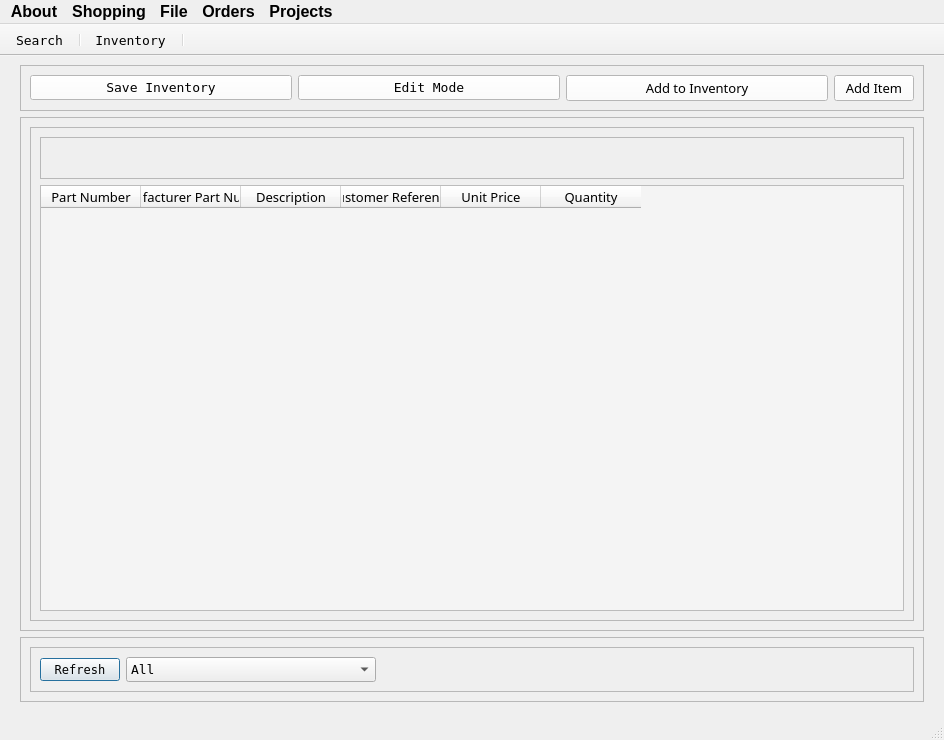
<?xml version="1.0" encoding="UTF-8"?>
<ui version="4.0">
 <class>MainWindow</class>
 <widget class="QMainWindow" name="MainWindow">
  <property name="geometry">
   <rect>
    <x>0</x>
    <y>0</y>
    <width>944</width>
    <height>740</height>
   </rect>
  </property>
  <property name="minimumSize">
   <size>
    <width>0</width>
    <height>0</height>
   </size>
  </property>
  <property name="maximumSize">
   <size>
    <width>16777215</width>
    <height>16777215</height>
   </size>
  </property>
  <property name="font">
   <font>
    <family>Nirmala UI Semilight</family>
    <pointsize>10</pointsize>
   </font>
  </property>
  <property name="windowTitle">
   <string>Electronics Inventory Program - EIP</string>
  </property>
  <property name="windowIcon">
   <iconset>
    <normaloff>../Icons/circuit.png</normaloff>../Icons/circuit.png</iconset>
  </property>
  <property name="styleSheet">
   <string notr="true"/>
  </property>
  <property name="animated">
   <bool>true</bool>
  </property>
  <widget class="QWidget" name="centralwidget">
   <property name="styleSheet">
    <string notr="true"/>
   </property>
   <layout class="QVBoxLayout" name="verticalLayout_3">
    <property name="leftMargin">
     <number>20</number>
    </property>
    <property name="topMargin">
     <number>9</number>
    </property>
    <property name="rightMargin">
     <number>20</number>
    </property>
    <property name="bottomMargin">
     <number>15</number>
    </property>
    <item>
     <widget class="QFrame" name="frame_3">
      <property name="autoFillBackground">
       <bool>false</bool>
      </property>
      <property name="styleSheet">
       <string notr="true"/>
      </property>
      <property name="frameShape">
       <enum>QFrame::StyledPanel</enum>
      </property>
      <property name="frameShadow">
       <enum>QFrame::Raised</enum>
      </property>
      <layout class="QGridLayout" name="gridLayout">
       <item row="0" column="2">
        <widget class="QPushButton" name="btn_add_to_inventory">
         <property name="cursor">
          <cursorShape>PointingHandCursor</cursorShape>
         </property>
         <property name="styleSheet">
          <string notr="true">font: 8pt &quot;Terminal&quot;;
background-color: rgb(255, 255, 255);</string>
         </property>
         <property name="text">
          <string>Add to Inventory</string>
         </property>
         <property name="icon">
          <iconset>
           <normaloff>../Icons/document--plus.png</normaloff>../Icons/document--plus.png</iconset>
         </property>
        </widget>
       </item>
       <item row="0" column="3">
        <widget class="QPushButton" name="btn_add_item_manually">
         <property name="sizePolicy">
          <sizepolicy hsizetype="Fixed" vsizetype="Fixed">
           <horstretch>0</horstretch>
           <verstretch>0</verstretch>
          </sizepolicy>
         </property>
         <property name="cursor">
          <cursorShape>PointingHandCursor</cursorShape>
         </property>
         <property name="styleSheet">
          <string notr="true">font: 8pt &quot;Terminal&quot;;
background-color: rgb(255, 255, 255);</string>
         </property>
         <property name="text">
          <string>Add Item</string>
         </property>
         <property name="icon">
          <iconset>
           <normaloff>../Icons/plus.png</normaloff>../Icons/plus.png</iconset>
         </property>
        </widget>
       </item>
       <item row="0" column="0">
        <widget class="QPushButton" name="btn_save_list">
         <property name="font">
          <font>
           <family>Terminal</family>
          </font>
         </property>
         <property name="cursor">
          <cursorShape>PointingHandCursor</cursorShape>
         </property>
         <property name="styleSheet">
          <string notr="true">background-color: rgb(255, 255, 255);</string>
         </property>
         <property name="text">
          <string>Save Inventory</string>
         </property>
         <property name="icon">
          <iconset>
           <normaloff>../Icons/disk.png</normaloff>../Icons/disk.png</iconset>
         </property>
        </widget>
       </item>
       <item row="0" column="1">
        <widget class="QPushButton" name="btn_edit_mode">
         <property name="font">
          <font>
           <family>Terminal</family>
          </font>
         </property>
         <property name="cursor">
          <cursorShape>PointingHandCursor</cursorShape>
         </property>
         <property name="styleSheet">
          <string notr="true">background-color: rgb(255, 255, 255);</string>
         </property>
         <property name="text">
          <string>Edit Mode</string>
         </property>
         <property name="icon">
          <iconset>
           <normaloff>../Icons/edit.png</normaloff>../Icons/edit.png</iconset>
         </property>
        </widget>
       </item>
      </layout>
     </widget>
    </item>
    <item>
     <widget class="QFrame" name="frame_4">
      <property name="frameShape">
       <enum>QFrame::StyledPanel</enum>
      </property>
      <property name="frameShadow">
       <enum>QFrame::Raised</enum>
      </property>
      <layout class="QVBoxLayout" name="verticalLayout">
       <item>
        <widget class="QFrame" name="frame_2">
         <property name="minimumSize">
          <size>
           <width>0</width>
           <height>0</height>
          </size>
         </property>
         <property name="styleSheet">
          <string notr="true"/>
         </property>
         <property name="frameShape">
          <enum>QFrame::StyledPanel</enum>
         </property>
         <property name="frameShadow">
          <enum>QFrame::Raised</enum>
         </property>
         <layout class="QVBoxLayout" name="verticalLayout_2">
          <item>
           <widget class="QFrame" name="header_frame">
            <property name="frameShape">
             <enum>QFrame::StyledPanel</enum>
            </property>
            <property name="frameShadow">
             <enum>QFrame::Raised</enum>
            </property>
            <layout class="QHBoxLayout" name="horizontalLayout">
             <item>
              <widget class="QLabel" name="header">
               <property name="font">
                <font>
                 <family>Arial</family>
                 <pointsize>14</pointsize>
                 <weight>50</weight>
                 <bold>false</bold>
                 <underline>false</underline>
                </font>
               </property>
               <property name="styleSheet">
                <string notr="true"/>
               </property>
               <property name="text">
                <string/>
               </property>
               <property name="alignment">
                <set>Qt::AlignLeading|Qt::AlignLeft|Qt::AlignTop</set>
               </property>
               <property name="wordWrap">
                <bool>true</bool>
               </property>
               <property name="margin">
                <number>0</number>
               </property>
               <property name="indent">
                <number>-1</number>
               </property>
              </widget>
             </item>
             <item>
              <spacer name="horizontalSpacer">
               <property name="orientation">
                <enum>Qt::Horizontal</enum>
               </property>
               <property name="sizeType">
                <enum>QSizePolicy::Fixed</enum>
               </property>
               <property name="sizeHint" stdset="0">
                <size>
                 <width>40</width>
                 <height>20</height>
                </size>
               </property>
              </spacer>
             </item>
             <item>
              <widget class="QLabel" name="sub_header">
               <property name="font">
                <font>
                 <family>Arial</family>
                 <pointsize>14</pointsize>
                 <weight>50</weight>
                 <bold>false</bold>
                 <underline>false</underline>
                </font>
               </property>
               <property name="styleSheet">
                <string notr="true"/>
               </property>
               <property name="text">
                <string/>
               </property>
               <property name="alignment">
                <set>Qt::AlignLeading|Qt::AlignLeft|Qt::AlignTop</set>
               </property>
               <property name="wordWrap">
                <bool>false</bool>
               </property>
               <property name="margin">
                <number>0</number>
               </property>
               <property name="indent">
                <number>-1</number>
               </property>
              </widget>
             </item>
            </layout>
           </widget>
          </item>
          <item>
           <widget class="QTableWidget" name="table">
            <property name="enabled">
             <bool>true</bool>
            </property>
            <property name="minimumSize">
             <size>
              <width>0</width>
              <height>0</height>
             </size>
            </property>
            <property name="styleSheet">
             <string notr="true">background-color: rgb(244, 244, 244);</string>
            </property>
            <property name="verticalScrollBarPolicy">
             <enum>Qt::ScrollBarAsNeeded</enum>
            </property>
            <property name="horizontalScrollBarPolicy">
             <enum>Qt::ScrollBarAsNeeded</enum>
            </property>
            <property name="editTriggers">
             <set>QAbstractItemView::NoEditTriggers</set>
            </property>
            <property name="alternatingRowColors">
             <bool>false</bool>
            </property>
            <property name="verticalScrollMode">
             <enum>QAbstractItemView::ScrollPerPixel</enum>
            </property>
            <property name="horizontalScrollMode">
             <enum>QAbstractItemView::ScrollPerPixel</enum>
            </property>
            <property name="showGrid">
             <bool>true</bool>
            </property>
            <property name="sortingEnabled">
             <bool>false</bool>
            </property>
            <property name="wordWrap">
             <bool>true</bool>
            </property>
            <column>
             <property name="text">
              <string>Part Number</string>
             </property>
            </column>
            <column>
             <property name="text">
              <string>Manufacturer Part Number</string>
             </property>
            </column>
            <column>
             <property name="text">
              <string>Description</string>
             </property>
            </column>
            <column>
             <property name="text">
              <string>Customer Reference</string>
             </property>
            </column>
            <column>
             <property name="text">
              <string>Unit Price</string>
             </property>
            </column>
            <column>
             <property name="text">
              <string>Quantity</string>
             </property>
            </column>
           </widget>
          </item>
         </layout>
        </widget>
       </item>
      </layout>
     </widget>
    </item>
    <item>
     <widget class="QFrame" name="frame">
      <property name="frameShape">
       <enum>QFrame::StyledPanel</enum>
      </property>
      <property name="frameShadow">
       <enum>QFrame::Raised</enum>
      </property>
      <layout class="QVBoxLayout" name="verticalLayout_5">
       <item>
        <widget class="QFrame" name="sorting_frame">
         <property name="styleSheet">
          <string notr="true">QAbstractItemView {
	background-color: white;
}</string>
         </property>
         <property name="frameShape">
          <enum>QFrame::StyledPanel</enum>
         </property>
         <property name="frameShadow">
          <enum>QFrame::Raised</enum>
         </property>
         <layout class="QGridLayout" name="gridLayout_2">
          <item row="0" column="0">
           <widget class="QPushButton" name="btn_refresh_opensheet">
            <property name="sizePolicy">
             <sizepolicy hsizetype="Fixed" vsizetype="Fixed">
              <horstretch>0</horstretch>
              <verstretch>0</verstretch>
             </sizepolicy>
            </property>
            <property name="font">
             <font>
              <family>Terminal</family>
             </font>
            </property>
            <property name="cursor">
             <cursorShape>PointingHandCursor</cursorShape>
            </property>
            <property name="layoutDirection">
             <enum>Qt::LeftToRight</enum>
            </property>
            <property name="autoFillBackground">
             <bool>false</bool>
            </property>
            <property name="styleSheet">
             <string notr="true"/>
            </property>
            <property name="text">
             <string>Refresh</string>
            </property>
            <property name="icon">
             <iconset>
              <normaloff>../Icons/arrow-circle-double.png</normaloff>../Icons/arrow-circle-double.png</iconset>
            </property>
            <property name="default">
             <bool>true</bool>
            </property>
           </widget>
          </item>
          <item row="0" column="1">
           <widget class="QComboBox" name="comboBox_section">
            <property name="sizePolicy">
             <sizepolicy hsizetype="Fixed" vsizetype="Fixed">
              <horstretch>0</horstretch>
              <verstretch>0</verstretch>
             </sizepolicy>
            </property>
            <property name="minimumSize">
             <size>
              <width>250</width>
              <height>0</height>
             </size>
            </property>
            <property name="font">
             <font>
              <family>Terminal</family>
              <pointsize>10</pointsize>
             </font>
            </property>
            <property name="autoFillBackground">
             <bool>false</bool>
            </property>
            <property name="styleSheet">
             <string notr="true"/>
            </property>
            <property name="maxVisibleItems">
             <number>20</number>
            </property>
            <property name="sizeAdjustPolicy">
             <enum>QComboBox::AdjustToMinimumContentsLength</enum>
            </property>
            <item>
             <property name="text">
              <string>All</string>
             </property>
            </item>
           </widget>
          </item>
          <item row="0" column="2">
           <spacer name="horizontalSpacer_2">
            <property name="orientation">
             <enum>Qt::Horizontal</enum>
            </property>
            <property name="sizeHint" stdset="0">
             <size>
              <width>40</width>
              <height>20</height>
             </size>
            </property>
           </spacer>
          </item>
         </layout>
        </widget>
       </item>
      </layout>
     </widget>
    </item>
   </layout>
  </widget>
  <widget class="QStatusBar" name="statusbar"/>
  <widget class="QToolBar" name="toolBar">
   <property name="font">
    <font>
     <family>Terminal</family>
    </font>
   </property>
   <property name="windowTitle">
    <string>toolBar</string>
   </property>
   <property name="movable">
    <bool>false</bool>
   </property>
   <property name="toolButtonStyle">
    <enum>Qt::ToolButtonTextOnly</enum>
   </property>
   <attribute name="toolBarArea">
    <enum>TopToolBarArea</enum>
   </attribute>
   <attribute name="toolBarBreak">
    <bool>false</bool>
   </attribute>
   <addaction name="actionSearch"/>
   <addaction name="separator"/>
   <addaction name="actionOpen_Inventory"/>
   <addaction name="separator"/>
  </widget>
  <widget class="QMenuBar" name="menubar">
   <property name="geometry">
    <rect>
     <x>0</x>
     <y>0</y>
     <width>944</width>
     <height>25</height>
    </rect>
   </property>
   <property name="font">
    <font>
     <family>Arial</family>
     <pointsize>12</pointsize>
     <weight>75</weight>
     <bold>true</bold>
    </font>
   </property>
   <widget class="QMenu" name="menuLinks">
    <property name="title">
     <string>Shopping</string>
    </property>
    <addaction name="actionDigiKey"/>
    <addaction name="actionAdafruit"/>
    <addaction name="actionBC_Robotics"/>
   </widget>
   <widget class="QMenu" name="menuInfo">
    <property name="font">
     <font>
      <family>Terminal</family>
     </font>
    </property>
    <property name="title">
     <string>About</string>
    </property>
    <addaction name="actionProgram_Info"/>
    <addaction name="actionHow_To_Use"/>
   </widget>
   <widget class="QMenu" name="menuFile">
    <property name="title">
     <string>File</string>
    </property>
    <addaction name="actionImport_File"/>
    <addaction name="actionImport_Folder"/>
    <addaction name="separator"/>
    <addaction name="actionExport_File"/>
    <addaction name="actionExport_Folder"/>
   </widget>
   <widget class="QMenu" name="menuProjects">
    <property name="title">
     <string>Projects</string>
    </property>
    <addaction name="actionOpen_Projects"/>
    <addaction name="actionCreate_Project"/>
   </widget>
   <widget class="QMenu" name="menuOrders">
    <property name="title">
     <string>Orders</string>
    </property>
    <addaction name="actionOpen_New_Order"/>
    <addaction name="actionOpen_Past_Orders"/>
   </widget>
   <addaction name="menuInfo"/>
   <addaction name="menuLinks"/>
   <addaction name="menuFile"/>
   <addaction name="menuOrders"/>
   <addaction name="menuProjects"/>
  </widget>
  <action name="actionDigiKey">
   <property name="text">
    <string>DigiKey</string>
   </property>
   <property name="font">
    <font>
     <family>Terminal</family>
    </font>
   </property>
   <property name="iconVisibleInMenu">
    <bool>true</bool>
   </property>
  </action>
  <action name="actionAdafruit">
   <property name="text">
    <string>Adafruit</string>
   </property>
   <property name="font">
    <font>
     <family>Terminal</family>
    </font>
   </property>
  </action>
  <action name="actionBC_Robotics">
   <property name="text">
    <string>BC Robotics</string>
   </property>
   <property name="font">
    <font>
     <family>Terminal</family>
    </font>
   </property>
  </action>
  <action name="actionProgram_Info">
   <property name="text">
    <string>Program Info</string>
   </property>
  </action>
  <action name="actionHow_To_Use">
   <property name="text">
    <string>How To Use</string>
   </property>
  </action>
  <action name="actionOpen_New_Order">
   <property name="icon">
    <iconset>
     <normaloff>../Icons/folder-open-document-text.png</normaloff>../Icons/folder-open-document-text.png</iconset>
   </property>
   <property name="text">
    <string>Open New Order</string>
   </property>
   <property name="font">
    <font>
     <family>Terminal</family>
    </font>
   </property>
  </action>
  <action name="actionOpen_Past_Orders">
   <property name="text">
    <string>Open Past Order</string>
   </property>
   <property name="font">
    <font>
     <family>Terminal</family>
    </font>
   </property>
  </action>
  <action name="actionOpen_Inventory">
   <property name="text">
    <string>Inventory</string>
   </property>
  </action>
  <action name="actionOpen_Projects">
   <property name="icon">
    <iconset>
     <normaloff>../Icons/folder-open-document.png</normaloff>../Icons/folder-open-document.png</iconset>
   </property>
   <property name="text">
    <string>Open Projects</string>
   </property>
   <property name="font">
    <font>
     <family>Terminal</family>
    </font>
   </property>
  </action>
  <action name="actionExport_File">
   <property name="icon">
    <iconset>
     <normaloff>../Icons/document-export.png</normaloff>../Icons/document-export.png</iconset>
   </property>
   <property name="text">
    <string>Export Files</string>
   </property>
   <property name="font">
    <font>
     <family>Terminal</family>
    </font>
   </property>
  </action>
  <action name="actionCreate_Project">
   <property name="icon">
    <iconset>
     <normaloff>../Icons/document--plus.png</normaloff>../Icons/document--plus.png</iconset>
   </property>
   <property name="text">
    <string>Create Project</string>
   </property>
   <property name="font">
    <font>
     <family>Terminal</family>
    </font>
   </property>
  </action>
  <action name="actionSearch">
   <property name="text">
    <string>Search</string>
   </property>
   <property name="autoRepeat">
    <bool>true</bool>
   </property>
  </action>
  <action name="actionImport_File">
   <property name="icon">
    <iconset>
     <normaloff>../Icons/document-import.png</normaloff>../Icons/document-import.png</iconset>
   </property>
   <property name="text">
    <string>Import Files</string>
   </property>
   <property name="font">
    <font>
     <family>Terminal</family>
    </font>
   </property>
  </action>
  <action name="actionImport_Folder">
   <property name="icon">
    <iconset>
     <normaloff>../Icons/folder-import.png</normaloff>../Icons/folder-import.png</iconset>
   </property>
   <property name="text">
    <string>Import Folder</string>
   </property>
   <property name="font">
    <font>
     <family>Terminal</family>
    </font>
   </property>
  </action>
  <action name="actionExport_Folder">
   <property name="icon">
    <iconset>
     <normaloff>../Icons/folder-export.png</normaloff>../Icons/folder-export.png</iconset>
   </property>
   <property name="text">
    <string>Export Folder</string>
   </property>
   <property name="font">
    <font>
     <family>Terminal</family>
    </font>
   </property>
  </action>
 </widget>
 <resources/>
 <connections/>
</ui>
